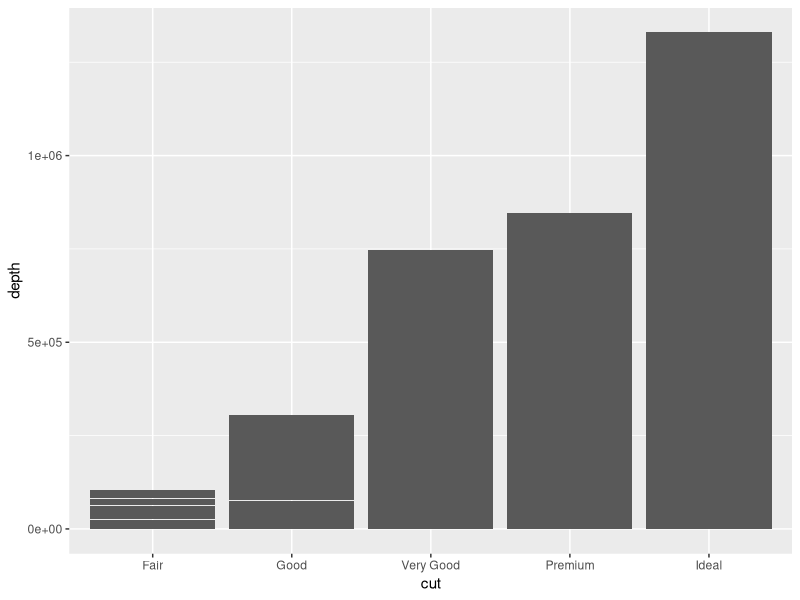

This figure's R source:
## ---- chunk 1
knitr::opts_chunk$set(echo = TRUE)
## ---- chunk 2
Sys.Date()
## ---- chunk 3
library(ggplot2)
## ---- chunk 4
ggplot(diamonds) +
  geom_bar(aes(cut, depth), stat = "identity")
